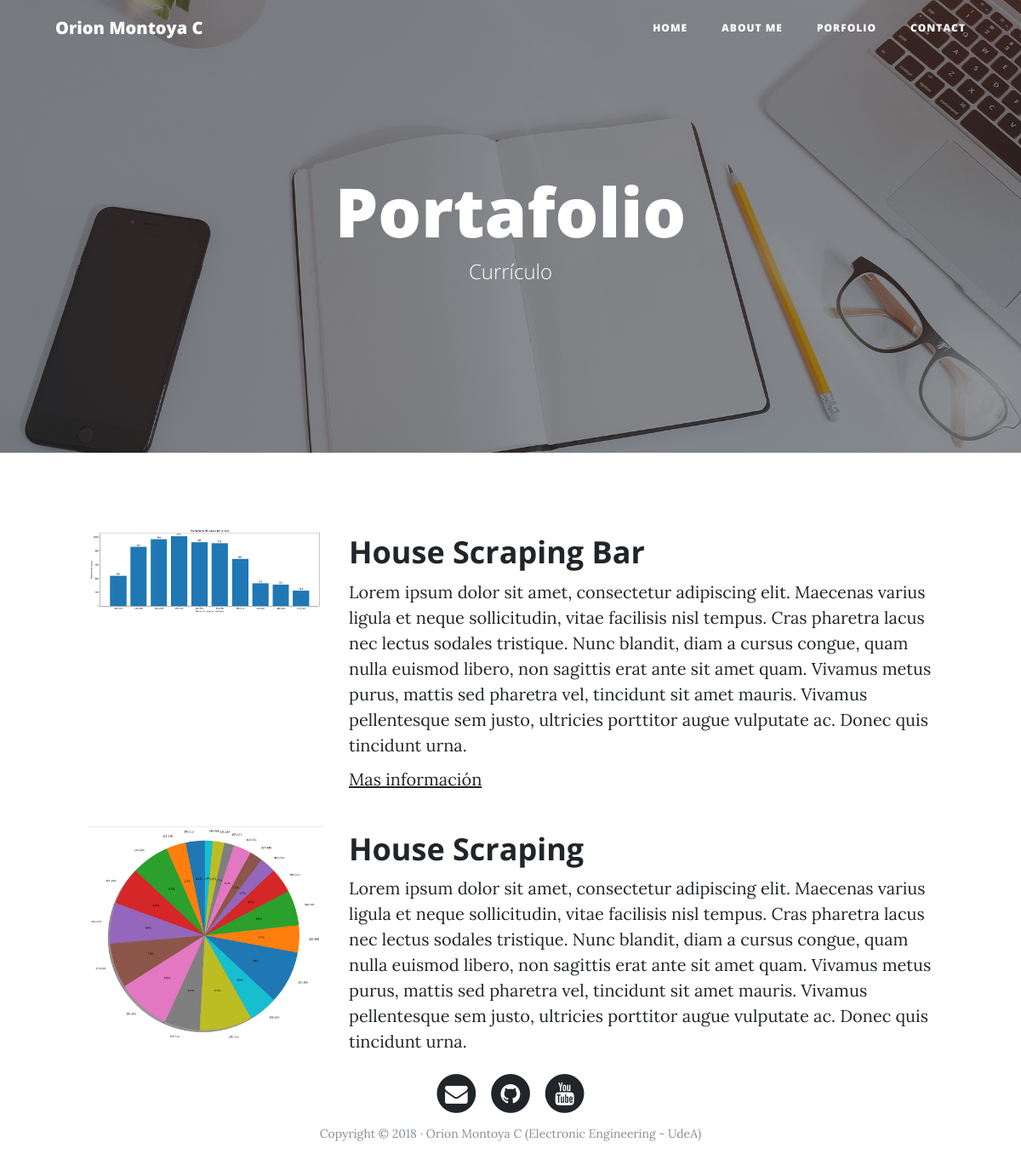
The page /portfolio/ on the database its author committed.
### portfolio/models.py (models this page shows, shortened)
class Project(models.Model):
    title = models.CharField(max_length=200, default='Title')
    description = models.TextField(blank=True)
    image = models.ImageField(default="", upload_to='projects')
    created = models.DateTimeField(auto_now_add=True)
    updated = models.DateTimeField(auto_now=True)
    url = models.URLField(null=True, blank=True)
    class Meta:
        ordering = ["-created"]

### portfolio/views.py (the view)
# urls.py: path('portfolio/',portfolio_views.portfolio, name="portfolio"),
def portfolio(request):
    projects = Project.objects.all()
    return HttpResponse(render(request, "portfolio/portfolio.html", {"projects":projects}))

### portfolio/templates/portfolio/portfolio.html (shortened to what this page needs)
{% extends 'core/header.html' %}
{% block background %}{% load static %}{% static 'core/img/portfolio-bg.jpg' %}{% endblock %}
{% block headers %}
<h1>Portafolio</h1>
<span class="subheading">Currículo</span>
{% endblock %}
{% block content %}
    {% for project in projects %}
        <div class="row project">
            <div class="col-lg-3 col-md-4 offset-lg-1">
                <img class="img-fluid" src="{{project.image.url}}" alt="">
            </div>
            <div class="col-lg-7 col-md-8">
                <h2 class="section-heading title">{{project.title}}</h2>
                <p>{{project.description}}</p>
                {% if project.url %} <a href="{{project.url}}"> <u>Mas información</u></a> {% endif %}
            </div>
        </div>
    {% endfor %}
{% endblock %}

### rows shown on the page
Project: image (picture), title "House Scraping Bar", description "Lorem ipsum dolor sit amet, consectetur adipiscing elit. Maecenas varius ligula et neque sollicitudin, vitae facilisis nisl tempus. Cras pharetra lacus nec lectus sodales tristique. Nunc blandit, diam a cursus congue, quam nulla euismod libero, non sagittis erat ante sit amet quam. Vivamus metus purus, mattis sed pharetra vel, tincidunt sit amet mauris. Vivamus pellentesque sem justo, ultricies porttitor augue vulputate ac. Donec quis tincidunt urna."
Project: image (picture), title "House Scraping", description "Lorem ipsum dolor sit amet, consectetur adipiscing elit. Maecenas varius ligula et neque sollicitudin, vitae facilisis nisl tempus. Cras pharetra lacus nec lectus sodales tristique. Nunc blandit, diam a cursus congue, quam nulla euismod libero, non sagittis erat ante sit amet quam. Vivamus metus purus, mattis sed pharetra vel, tincidunt sit amet mauris. Vivamus pellentesque sem justo, ultricies porttitor augue vulputate ac. Donec quis tincidunt urna."
